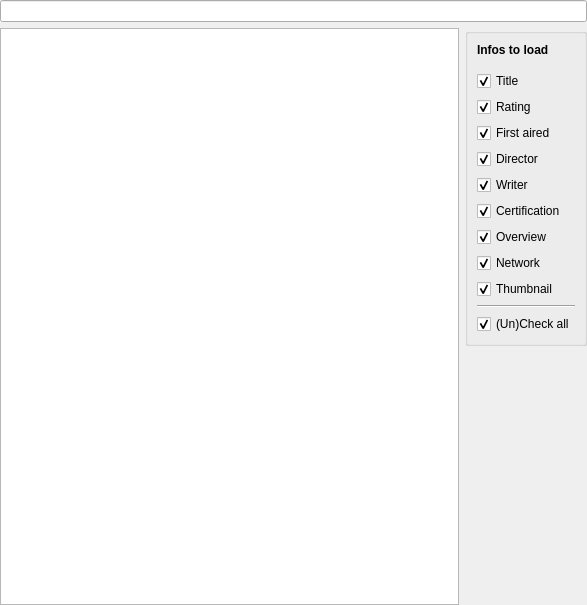
<?xml version="1.0" encoding="UTF-8"?>
<ui version="4.0">
 <class>TvShowSearchEpisode</class>
 <widget class="QWidget" name="TvShowSearchEpisode">
  <property name="geometry">
   <rect>
    <x>0</x>
    <y>0</y>
    <width>587</width>
    <height>605</height>
   </rect>
  </property>
  <layout class="QVBoxLayout" name="verticalLayout">
   <property name="leftMargin">
    <number>0</number>
   </property>
   <property name="topMargin">
    <number>0</number>
   </property>
   <property name="rightMargin">
    <number>0</number>
   </property>
   <property name="bottomMargin">
    <number>0</number>
   </property>
   <item>
    <widget class="MyLineEdit" name="searchString"/>
   </item>
   <item>
    <layout class="QHBoxLayout" name="horizontalLayout_3">
     <item>
      <widget class="QTableWidget" name="results">
       <property name="editTriggers">
        <set>QAbstractItemView::NoEditTriggers</set>
       </property>
       <property name="alternatingRowColors">
        <bool>true</bool>
       </property>
       <property name="selectionMode">
        <enum>QAbstractItemView::SingleSelection</enum>
       </property>
       <property name="selectionBehavior">
        <enum>QAbstractItemView::SelectRows</enum>
       </property>
       <property name="showGrid">
        <bool>false</bool>
       </property>
       <attribute name="horizontalHeaderVisible">
        <bool>false</bool>
       </attribute>
       <attribute name="horizontalHeaderStretchLastSection">
        <bool>true</bool>
       </attribute>
       <attribute name="verticalHeaderVisible">
        <bool>false</bool>
       </attribute>
       <column>
        <property name="text">
         <string>Result</string>
        </property>
       </column>
      </widget>
     </item>
     <item>
      <layout class="QVBoxLayout" name="verticalLayout_2">
       <item>
        <widget class="QGroupBox" name="groupBox">
         <property name="title">
          <string/>
         </property>
         <layout class="QVBoxLayout" name="verticalLayout_4">
          <item>
           <widget class="QLabel" name="label_2">
            <property name="font">
             <font>
              <weight>75</weight>
              <bold>true</bold>
             </font>
            </property>
            <property name="text">
             <string>Infos to load</string>
            </property>
           </widget>
          </item>
          <item>
           <spacer name="verticalSpacer_2">
            <property name="orientation">
             <enum>Qt::Vertical</enum>
            </property>
            <property name="sizeType">
             <enum>QSizePolicy::Fixed</enum>
            </property>
            <property name="sizeHint" stdset="0">
             <size>
              <width>20</width>
              <height>8</height>
             </size>
            </property>
           </spacer>
          </item>
          <item>
           <widget class="MyCheckBox" name="chkTitle">
            <property name="text">
             <string>Title</string>
            </property>
            <property name="checked">
             <bool>true</bool>
            </property>
           </widget>
          </item>
          <item>
           <widget class="MyCheckBox" name="chkRating">
            <property name="text">
             <string>Rating</string>
            </property>
            <property name="checked">
             <bool>true</bool>
            </property>
           </widget>
          </item>
          <item>
           <widget class="MyCheckBox" name="chkFirstAired">
            <property name="text">
             <string>First aired</string>
            </property>
            <property name="checked">
             <bool>true</bool>
            </property>
           </widget>
          </item>
          <item>
           <widget class="MyCheckBox" name="chkDirector">
            <property name="text">
             <string>Director</string>
            </property>
            <property name="checked">
             <bool>true</bool>
            </property>
           </widget>
          </item>
          <item>
           <widget class="MyCheckBox" name="chkWriter">
            <property name="text">
             <string>Writer</string>
            </property>
            <property name="checked">
             <bool>true</bool>
            </property>
           </widget>
          </item>
          <item>
           <widget class="MyCheckBox" name="chkCertification">
            <property name="text">
             <string>Certification</string>
            </property>
            <property name="checked">
             <bool>true</bool>
            </property>
           </widget>
          </item>
          <item>
           <widget class="MyCheckBox" name="chkOverview">
            <property name="text">
             <string>Overview</string>
            </property>
            <property name="checked">
             <bool>true</bool>
            </property>
           </widget>
          </item>
          <item>
           <widget class="MyCheckBox" name="chkNetwork">
            <property name="text">
             <string>Network</string>
            </property>
            <property name="checked">
             <bool>true</bool>
            </property>
           </widget>
          </item>
          <item>
           <widget class="MyCheckBox" name="chkThumbnail">
            <property name="text">
             <string>Thumbnail</string>
            </property>
            <property name="checked">
             <bool>true</bool>
            </property>
           </widget>
          </item>
          <item>
           <widget class="Line" name="line">
            <property name="orientation">
             <enum>Qt::Horizontal</enum>
            </property>
           </widget>
          </item>
          <item>
           <widget class="QCheckBox" name="chkUnCheckAll">
            <property name="text">
             <string>(Un)Check all</string>
            </property>
            <property name="checked">
             <bool>true</bool>
            </property>
           </widget>
          </item>
         </layout>
        </widget>
       </item>
       <item>
        <spacer name="verticalSpacer_3">
         <property name="orientation">
          <enum>Qt::Vertical</enum>
         </property>
         <property name="sizeHint" stdset="0">
          <size>
           <width>20</width>
           <height>40</height>
          </size>
         </property>
        </spacer>
       </item>
      </layout>
     </item>
    </layout>
   </item>
  </layout>
 </widget>
 <customwidgets>
  <customwidget>
   <class>MyCheckBox</class>
   <extends>QCheckBox</extends>
   <header location="global">smallWidgets/MyCheckBox.h</header>
  </customwidget>
  <customwidget>
   <class>MyLineEdit</class>
   <extends>QLineEdit</extends>
   <header>smallWidgets/MyLineEdit.h</header>
  </customwidget>
 </customwidgets>
 <resources/>
 <connections/>
</ui>
